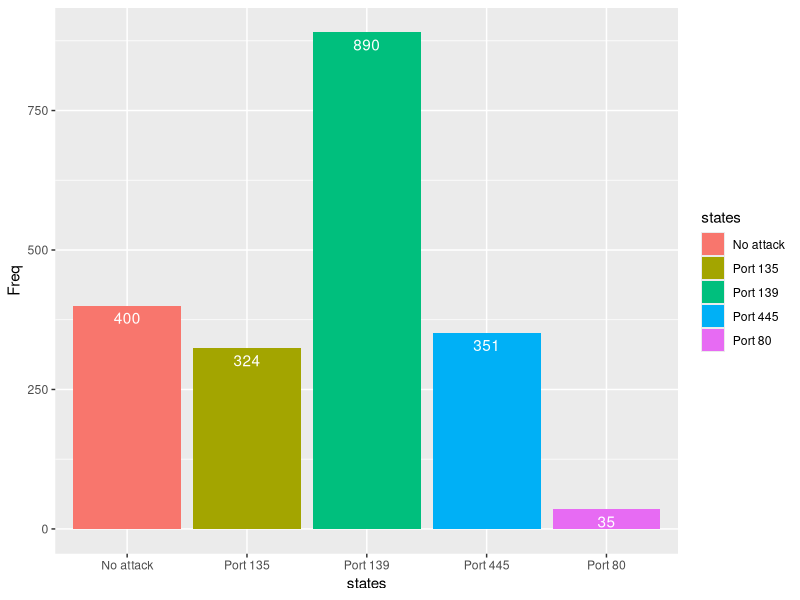

Reproduce this figure in R.
## ---- chunk 1

### Problema 3
cat("Problema 3, solución\n")

cards <- function(n){
  ncards <- c()
  for(i in 1:n){
    x <- 5
    counter <- 0
   while(x>4){ 
      x <- sample(1:52, 1)
      counter <- counter + 1 
   }
    ncards <- c(ncards, counter)
  }
  print(mean(ncards))
  print(var(ncards))
}
  
cards(1000)

## ---- chunk 2

### Problema 4
cat("Problema 4, solución\n")

### Escribimos la matriz que nos piden
mat_attacked_ports <- matrix(c(0, 0, 0, 0, 1,
                               0, 8/13, 3/13, 1/13, 1/13,
                               1/16, 3/16, 3/8, 1/4, 1/8,
                               0, 1/11, 4/11, 5/11, 1/11,
                               0, 1/8, 1/2, 1/8, 1/4), ncol = 5, byrow = TRUE)

### Escribimos su distribución inicial
init = c(0, 0, 0, 0, 1)

## Creamos la función Markov
markov <- function(init,mat,n,labels) { 
  if (missing(labels)) labels <- 1:length(init)
  simlist <- numeric(n+1)
  states <- 1:length(init)
  simlist[1] <- sample(states,1,prob=init)
  for (i in 2:(n+1)) 
  { simlist[i] <- sample(states,1,prob=mat[simlist[i-1],]) }
  labels[simlist]
}


### (a)  ¿Cuales son los puertos menos y mas probablemente atacados al cabo de 2 semanas?

library(ggplot2)
n <- 2
labels <- c('Port 80', 'Port 135', 'Port 139', 'Port 445', 'No attack')
trials <- 1000
res <- replicate(trials, markov(mat = mat_attacked_ports,init = init,
                                n = n, labels = labels))

states_1_week <- res[2,]
states_2_weeks <- res[3,]
states <- c(states_1_week, states_2_weeks)
counts <- as.data.frame(table(states))
ggplot(counts, aes(x=states, y=Freq, fill=states)) +
  geom_bar(stat = "identity") + 
  geom_text(aes(label = Freq), vjust = 1.5, color = "white") +
  labs(cat("Attacked ports after 2 weeks (", trials, " trials )"))

## ---- chunk 3

### (b) Encuentre la distribucion a largo plazo de los puertos atacados.

error <- 10 ** -8
i <- 1
A_n_minus_1 <- mat_attacked_ports
number_entries <- dim(mat_attacked_ports)[1] * dim(mat_attacked_ports)[2]
flag <- TRUE
while (flag) {
  A_n <- A_n_minus_1 %*% mat_attacked_ports
  aux_mat <- A_n - A_n_minus_1
  aux_count <- length(aux_mat[abs(aux_mat) < error])
  if (aux_count == number_entries) {
    flag <- FALSE
  }
  else {
    i <- i + 1
    A_n_minus_1 <- A_n
  }
}
cat("En", i, "iteraciones, la transición de la matriz converge a la siguiente matriz: n")
print(A_n)

